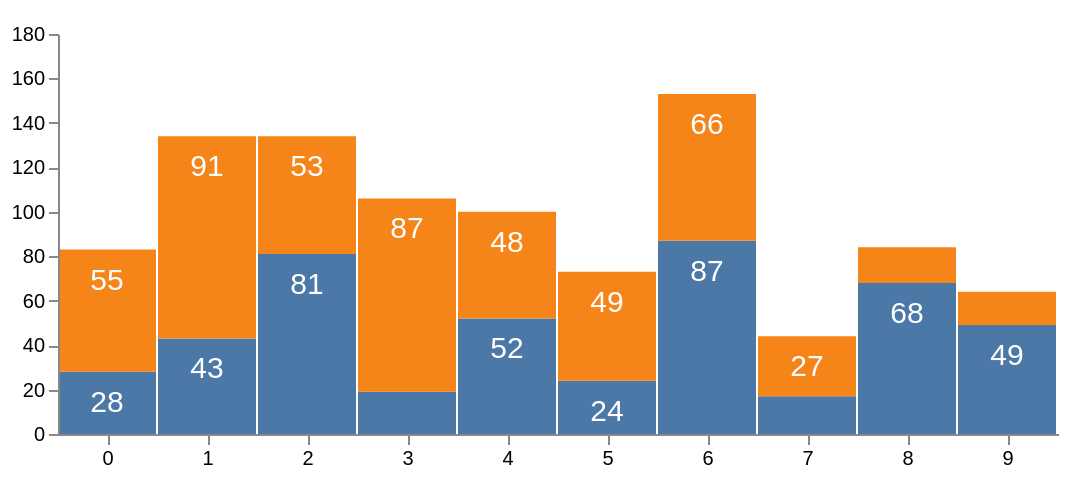

Here is the Vega-Lite specification saved for this chart:
### Vega specification from a JSON file in a GitHub repository (floating-point values rounded to 4 significant figures)
{"$schema": "https://vega.github.io/schema/vega/v4.json", "width": 500, "height": 200, "padding": 5, "data": [{"name": "table", "values": [{"x": 0, "y": 28, "c": 0}, {"x": 0, "y": 55, "c": 1}, {"x": 1, "y": 43, "c": 0}, {"x": 1, "y": 91, "c": 1}, {"x": 2, "y": 81, "c": 0}, {"x": 2, "y": 53, "c": 1}, {"x": 3, "y": 19, "c": 0}, {"x": 3, "y": 87, "c": 1}, {"x": 4, "y": 52, "c": 0}, {"x": 4, "y": 48, "c": 1}, {"x": 5, "y": 24, "c": 0}, {"x": 5, "y": 49, "c": 1}, {"x": 6, "y": 87, "c": 0}, {"x": 6, "y": 66, "c": 1}, {"x": 7, "y": 17, "c": 0}, {"x": 7, "y": 27, "c": 1}, {"x": 8, "y": 68, "c": 0}, {"x": 8, "y": 16, "c": 1}, {"x": 9, "y": 49, "c": 0}, {"x": 9, "y": 15, "c": 1}], "transform": [{"type": "stack", "groupby": ["x"], "sort": {"field": "c"}, "field": "y"}]}], "scales": [{"name": "x", "type": "band", "range": "width", "domain": {"data": "table", "field": "x"}}, {"name": "y", "type": "linear", "range": "height", "nice": true, "zero": true, "domain": [0, 180]}, {"name": "color", "type": "ordinal", "range": "category", "domain": {"data": "table", "field": "c"}}], "axes": [{"orient": "bottom", "scale": "x", "zindex": 1}, {"orient": "left", "scale": "y", "zindex": 1}], "marks": [{"type": "rect", "name": "baseRect", "from": {"data": "table"}, "encode": {"enter": {"x": {"scale": "x", "field": "x"}, "width": {"scale": "x", "band": 1, "offset": -1}, "y": {"scale": "y", "field": "y0"}, "y2": {"scale": "y", "field": "y1"}, "fill": {"scale": "color", "field": "c"}}, "update": {"fillOpacity": {"value": 1}}, "hover": {"fillOpacity": {"value": 0.5}}}}, {"type": "text", "from": {"data": "baseRect"}, "encode": {"enter": {"x": {"field": "x"}, "y": {"field": "y"}, "text": {"field": "datum.y"}, "fontSize": {"value": 15}, "fill": {"value": "#fff"}}}, "transform": [{"type": "label", "size": [500, 200], "anchor": ["top"], "offset": [-8]}]}]}
